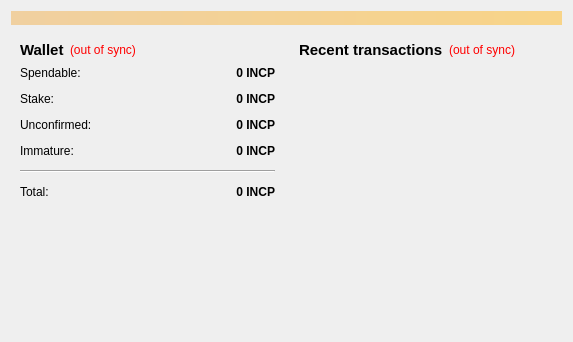
<?xml version="1.0" encoding="UTF-8"?>
<ui version="4.0">
 <class>OverviewPage</class>
 <widget class="QWidget" name="OverviewPage">
  <property name="geometry">
   <rect>
    <x>0</x>
    <y>0</y>
    <width>573</width>
    <height>342</height>
   </rect>
  </property>
  <property name="windowTitle">
   <string>Form</string>
  </property>
  <layout class="QVBoxLayout" name="topLayout">
   <item>
    <widget class="QLabel" name="labelAlerts">
     <property name="visible">
      <bool>false</bool>
     </property>
     <property name="styleSheet">
      <string notr="true">background-color: qlineargradient(x1: 0, y1: 0, x2: 1, y2: 0, stop:0 #F0D0A0, stop:1 #F8D488);  color:#000000
</string>
     </property>
     <property name="wordWrap">
      <bool>true</bool>
     </property>
     <property name="margin">
      <number>3</number>
     </property>
    </widget>
   </item>
   <item>
    <layout class="QHBoxLayout" name="horizontalLayout" stretch="1,1">
     <item>
      <layout class="QVBoxLayout" name="verticalLayout_2">
       <item>
        <widget class="QWidget" name="widget" native="true">
         <layout class="QVBoxLayout" name="verticalLayout_4">
          <item>
           <layout class="QHBoxLayout" name="horizontalLayout_4">
            <item>
             <widget class="QLabel" name="label_5">
              <property name="font">
               <font>
                <pointsize>11</pointsize>
                <weight>75</weight>
                <bold>true</bold>
               </font>
              </property>
              <property name="text">
               <string>Wallet</string>
              </property>
             </widget>
            </item>
            <item>
             <widget class="QLabel" name="labelWalletStatus">
              <property name="toolTip">
               <string>The displayed information may be out of date. Your wallet automatically synchronizes with the Inception network after a connection is established, but this process has not completed yet.</string>
              </property>
              <property name="styleSheet">
               <string notr="true">QLabel { color: red; }</string>
              </property>
              <property name="text">
               <string notr="true">(out of sync)</string>
              </property>
              <property name="alignment">
               <set>Qt::AlignLeading|Qt::AlignLeft|Qt::AlignVCenter</set>
              </property>
             </widget>
            </item>
            <item>
             <spacer name="horizontalSpacer_2">
              <property name="orientation">
               <enum>Qt::Horizontal</enum>
              </property>
              <property name="sizeHint" stdset="0">
               <size>
                <width>40</width>
                <height>20</height>
               </size>
              </property>
             </spacer>
            </item>
           </layout>
          </item>
          <item>
           <layout class="QFormLayout" name="formLayout_2">
            <property name="fieldGrowthPolicy">
             <enum>QFormLayout::AllNonFixedFieldsGrow</enum>
            </property>
            <property name="horizontalSpacing">
             <number>12</number>
            </property>
            <property name="verticalSpacing">
             <number>12</number>
            </property>
            <item row="0" column="0">
             <widget class="QLabel" name="label">
              <property name="text">
               <string>Spendable:</string>
              </property>
             </widget>
            </item>
            <item row="0" column="1">
             <widget class="QLabel" name="labelBalance">
              <property name="font">
               <font>
                <weight>75</weight>
                <bold>true</bold>
               </font>
              </property>
              <property name="cursor">
               <cursorShape>IBeamCursor</cursorShape>
              </property>
              <property name="toolTip">
               <string>Your current spendable balance</string>
              </property>
              <property name="text">
               <string notr="true">0 INCP</string>
              </property>
              <property name="alignment">
               <set>Qt::AlignRight|Qt::AlignTrailing|Qt::AlignVCenter</set>
              </property>
              <property name="textInteractionFlags">
               <set>Qt::LinksAccessibleByMouse|Qt::TextSelectableByKeyboard|Qt::TextSelectableByMouse</set>
              </property>
             </widget>
            </item>
            <item row="1" column="0">
             <widget class="QLabel" name="label_6">
              <property name="text">
               <string>Stake:</string>
              </property>
             </widget>
            </item>
            <item row="1" column="1">
             <widget class="QLabel" name="labelStake">
              <property name="font">
               <font>
                <weight>75</weight>
                <bold>true</bold>
               </font>
              </property>
              <property name="cursor">
               <cursorShape>IBeamCursor</cursorShape>
              </property>
              <property name="toolTip">
               <string>Total of coins that was staked, and do not yet count toward the current balance</string>
              </property>
              <property name="text">
               <string notr="true">0 INCP</string>
              </property>
              <property name="alignment">
               <set>Qt::AlignRight|Qt::AlignTrailing|Qt::AlignVCenter</set>
              </property>
              <property name="textInteractionFlags">
               <set>Qt::LinksAccessibleByMouse|Qt::TextSelectableByKeyboard|Qt::TextSelectableByMouse</set>
              </property>
             </widget>
            </item>
            <item row="2" column="0">
             <widget class="QLabel" name="label_3">
              <property name="text">
               <string>Unconfirmed:</string>
              </property>
             </widget>
            </item>
            <item row="2" column="1">
             <widget class="QLabel" name="labelUnconfirmed">
              <property name="font">
               <font>
                <weight>75</weight>
                <bold>true</bold>
               </font>
              </property>
              <property name="cursor">
               <cursorShape>IBeamCursor</cursorShape>
              </property>
              <property name="toolTip">
               <string>Total of transactions that have yet to be confirmed, and do not yet count toward the current balance</string>
              </property>
              <property name="text">
               <string notr="true">0 INCP</string>
              </property>
              <property name="alignment">
               <set>Qt::AlignRight|Qt::AlignTrailing|Qt::AlignVCenter</set>
              </property>
              <property name="textInteractionFlags">
               <set>Qt::LinksAccessibleByMouse|Qt::TextSelectableByKeyboard|Qt::TextSelectableByMouse</set>
              </property>
             </widget>
            </item>
            <item row="3" column="0">
             <widget class="QLabel" name="labelImmatureText">
              <property name="text">
               <string>Immature:</string>
              </property>
             </widget>
            </item>
            <item row="3" column="1">
             <widget class="QLabel" name="labelImmature">
              <property name="font">
               <font>
                <weight>75</weight>
                <bold>true</bold>
               </font>
              </property>
              <property name="toolTip">
               <string>Mined balance that has not yet matured</string>
              </property>
              <property name="text">
               <string notr="true">0 INCP</string>
              </property>
              <property name="alignment">
               <set>Qt::AlignRight|Qt::AlignTrailing|Qt::AlignVCenter</set>
              </property>
              <property name="textInteractionFlags">
               <set>Qt::LinksAccessibleByMouse|Qt::TextSelectableByKeyboard|Qt::TextSelectableByMouse</set>
              </property>
             </widget>
            </item>
            <item row="4" column="0" colspan="2">
             <widget class="Line" name="line">
              <property name="orientation">
               <enum>Qt::Horizontal</enum>
              </property>
             </widget>
            </item>
            <item row="5" column="0">
             <widget class="QLabel" name="labelTotalText">
              <property name="text">
               <string>Total:</string>
              </property>
             </widget>
            </item>
            <item row="5" column="1">
             <widget class="QLabel" name="labelTotal">
              <property name="font">
               <font>
                <weight>75</weight>
                <bold>true</bold>
               </font>
              </property>
              <property name="cursor">
               <cursorShape>IBeamCursor</cursorShape>
              </property>
              <property name="toolTip">
               <string>Your current total balance</string>
              </property>
              <property name="text">
               <string notr="true">0 INCP</string>
              </property>
              <property name="alignment">
               <set>Qt::AlignRight|Qt::AlignTrailing|Qt::AlignVCenter</set>
              </property>
              <property name="textInteractionFlags">
               <set>Qt::LinksAccessibleByMouse|Qt::TextSelectableByKeyboard|Qt::TextSelectableByMouse</set>
              </property>
             </widget>
            </item>
           </layout>
          </item>
         </layout>
        </widget>
       </item>
       <item>
        <spacer name="verticalSpacer">
         <property name="orientation">
          <enum>Qt::Vertical</enum>
         </property>
         <property name="sizeHint" stdset="0">
          <size>
           <width>20</width>
           <height>40</height>
          </size>
         </property>
        </spacer>
       </item>
      </layout>
     </item>
     <item>
      <layout class="QVBoxLayout" name="verticalLayout_3">
       <item>
        <widget class="QWidget" name="widget_2" native="true">
         <layout class="QVBoxLayout" name="verticalLayout">
          <item>
           <layout class="QHBoxLayout" name="horizontalLayout_2">
            <item>
             <widget class="QLabel" name="label_4">
              <property name="font">
               <font>
                <pointsize>11</pointsize>
                <weight>75</weight>
                <bold>true</bold>
               </font>
              </property>
              <property name="text">
               <string>&lt;b&gt;Recent transactions&lt;/b&gt;</string>
              </property>
             </widget>
            </item>
            <item>
             <widget class="QLabel" name="labelTransactionsStatus">
              <property name="toolTip">
               <string>The displayed information may be out of date. Your wallet automatically synchronizes with the Inception network after a connection is established, but this process has not completed yet.</string>
              </property>
              <property name="styleSheet">
               <string notr="true">QLabel { color: red; }</string>
              </property>
              <property name="text">
               <string notr="true">(out of sync)</string>
              </property>
              <property name="alignment">
               <set>Qt::AlignRight|Qt::AlignTrailing|Qt::AlignVCenter</set>
              </property>
             </widget>
            </item>
            <item>
             <spacer name="horizontalSpacer">
              <property name="orientation">
               <enum>Qt::Horizontal</enum>
              </property>
              <property name="sizeHint" stdset="0">
               <size>
                <width>40</width>
                <height>20</height>
               </size>
              </property>
             </spacer>
            </item>
           </layout>
          </item>
          <item>
           <widget class="QListView" name="listTransactions">
            <property name="styleSheet">
             <string notr="true">QListView { background: transparent; }</string>
            </property>
            <property name="frameShape">
             <enum>QFrame::NoFrame</enum>
            </property>
            <property name="verticalScrollBarPolicy">
             <enum>Qt::ScrollBarAlwaysOff</enum>
            </property>
            <property name="horizontalScrollBarPolicy">
             <enum>Qt::ScrollBarAlwaysOff</enum>
            </property>
            <property name="selectionMode">
             <enum>QAbstractItemView::NoSelection</enum>
            </property>
           </widget>
          </item>
         </layout>
        </widget>
       </item>
      </layout>
     </item>
    </layout>
   </item>
  </layout>
 </widget>
 <resources/>
 <connections/>
</ui>
